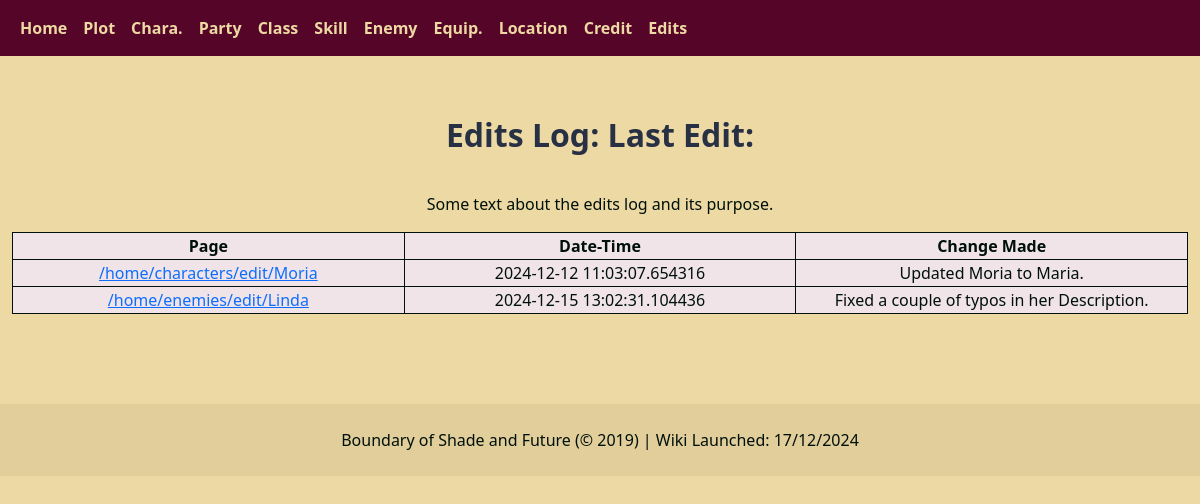
The app's page /home/EditsLog, older data.
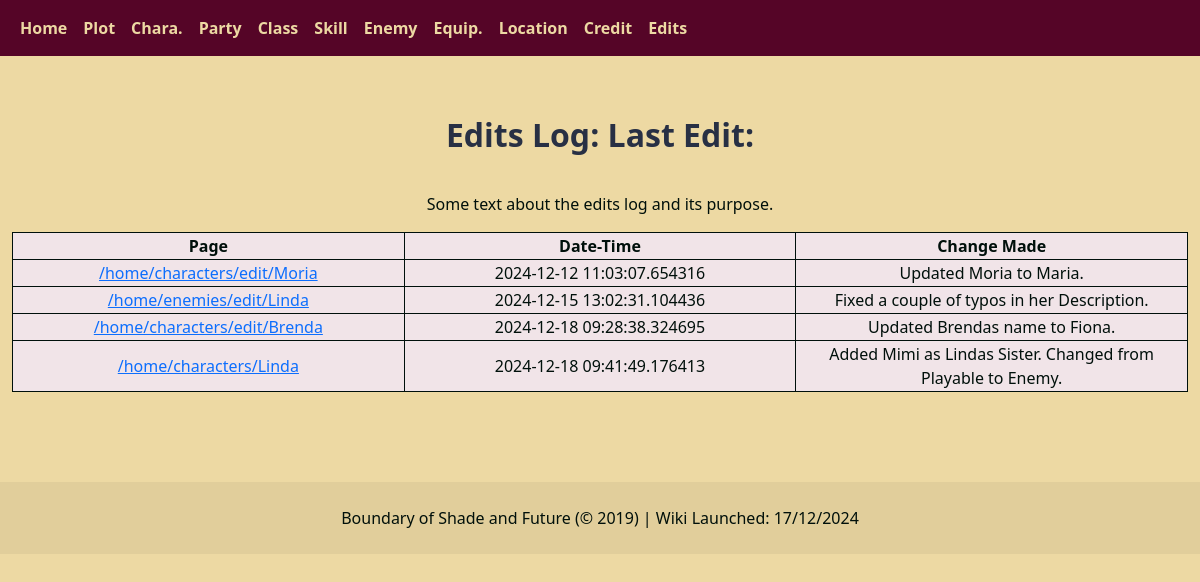
The same page, newer data.
### tables this page shows
CREATE TABLE Edits (EditID INTEGER PRIMARY KEY AUTOINCREMENT, Page TEXT (30), DateNTime TEXT (30) NOT NULL, Change TEXT (120));

### app.py (the view)
@app.route('/home/Edits-Log')
@app.route('/home/edits-log')
@app.route('/home/editslog')
@app.route('/home/EditsLog')
def editLog():
    return accessEdits()

### python/databaseFunctions.py (called while the page is built)
def openDatabase():
    base = os.path.abspath(os.path.dirname(__name__))
    db_location = base + "\database\RegnellaDB.db"
    database = getattr(g, 'database', None)
    if database is None:
        database = sqlite3.connect(db_location)
        g.database = database
    return database

def accessEdits():
    db = openDatabase()
    dbc = db.cursor()
    dataPage = []
    dataDT = []
    dataChange = []
    sql = "SELECT * FROM edits"
    for row in db.cursor().execute(sql):
        stringy = str(row[1])
        stringy = stringFormat(stringy)
        dataPage.append(stringy)
        stringy = str(row[2])
        stringy = stringFormat(stringy)
        dataDT.append(stringy)
        stringy = str(row[3])
        stringy = stringFormat(stringy)
        dataChange.append(stringy)
    print(dataPage)
    print("\n")
    print(dataDT)
    print("\n")
    print(dataChange)
    print("\n")
    isNull = (dataChange == [])
    print(isNull)
    print("\n")
    if isNull:
        return accessPageNotFound()
    else:
        db.close()
        return render_template('PageHTML/editLog.html', items=dataPage, items2=dataDT, items3=dataChange)

### templates/PageHTML/editLog.html
{% extends '/TemplateHTML/EditLogPage.html' %}

### templates/TemplateHTML/EditLogPage.html (shortened to what this page needs)
{% extends '/globalElements.html' %}
{% block header %}
    <h2 class="pageTitle">Edits Log: Last Edit:</h2>
    <p>
    Some text about the edits log and its purpose.
    </p>
{% endblock header %}
{% block content %}
    <table class="bodyTable">
        <tr>
            <th class="bodyRow">Page</th>
            <th class="bodyRow">Date-Time</th>
            <th class="bodyRow">Change Made</th>
        </tr>
        {% for i in items %}
            {% set item1 = items[loop.index-1] %}
            {% set item2 = items2[loop.index-1] %}
            {% set item3 = items3[loop.index-1] %}
            <tr>
                <td class="bodyRow"><a href="{{ item1 }}">{{ item1 }}</a></td>
                <td class="bodyRow">  {{ item2 }} </td>
                <td class="bodyRow">  {{ item3 }} </td>
            </tr>
        {% endfor %}
    </table>
{% endblock content %}

Row changes from the older to the newer data that the page shows:
added Edits: Page "/home/characters/edit/Brenda", DateNTime "2024-12-18 09:28:38.324695", item3 "Updated Brendas name to Fiona."
added Edits: Page "/home/characters/Linda", DateNTime "2024-12-18 09:41:49.176413", item3 "Added Mimi as Lindas Sister. Changed from Playable to Enemy."
